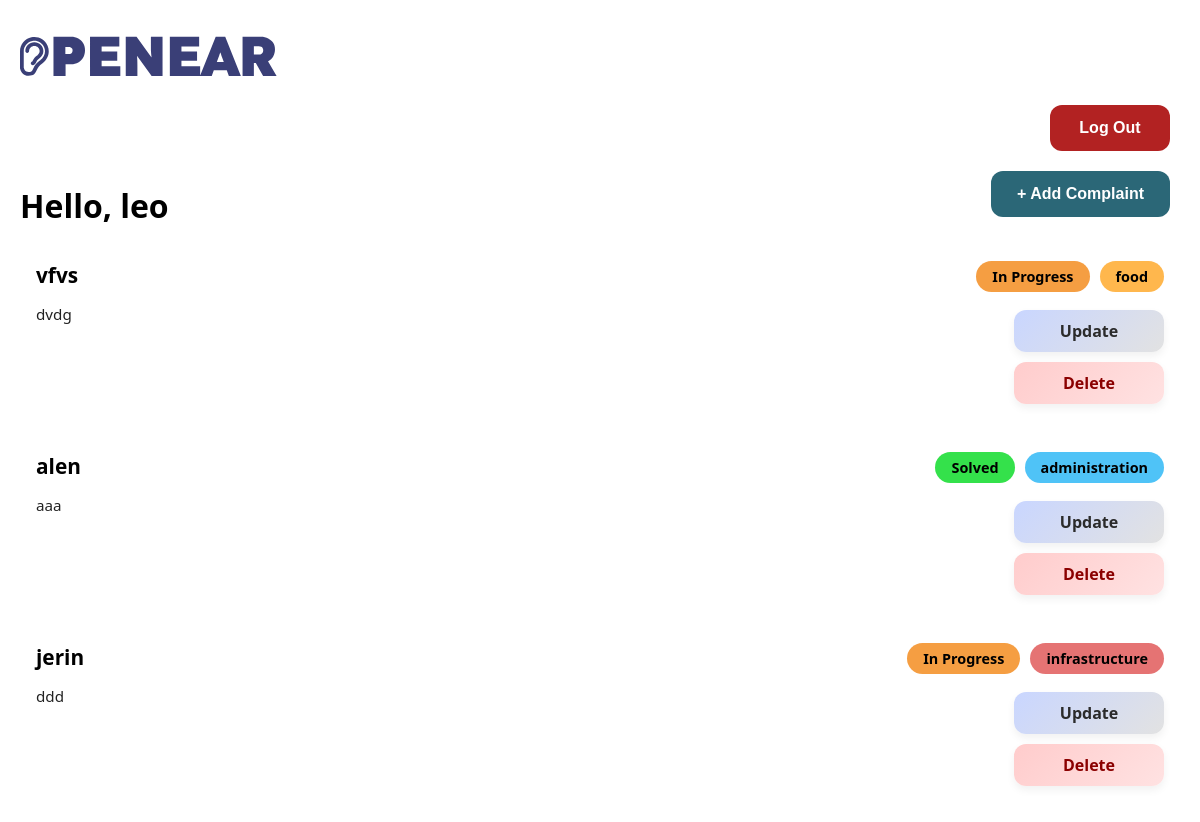
/home (signed in), run on an earlier commit of the app's database.
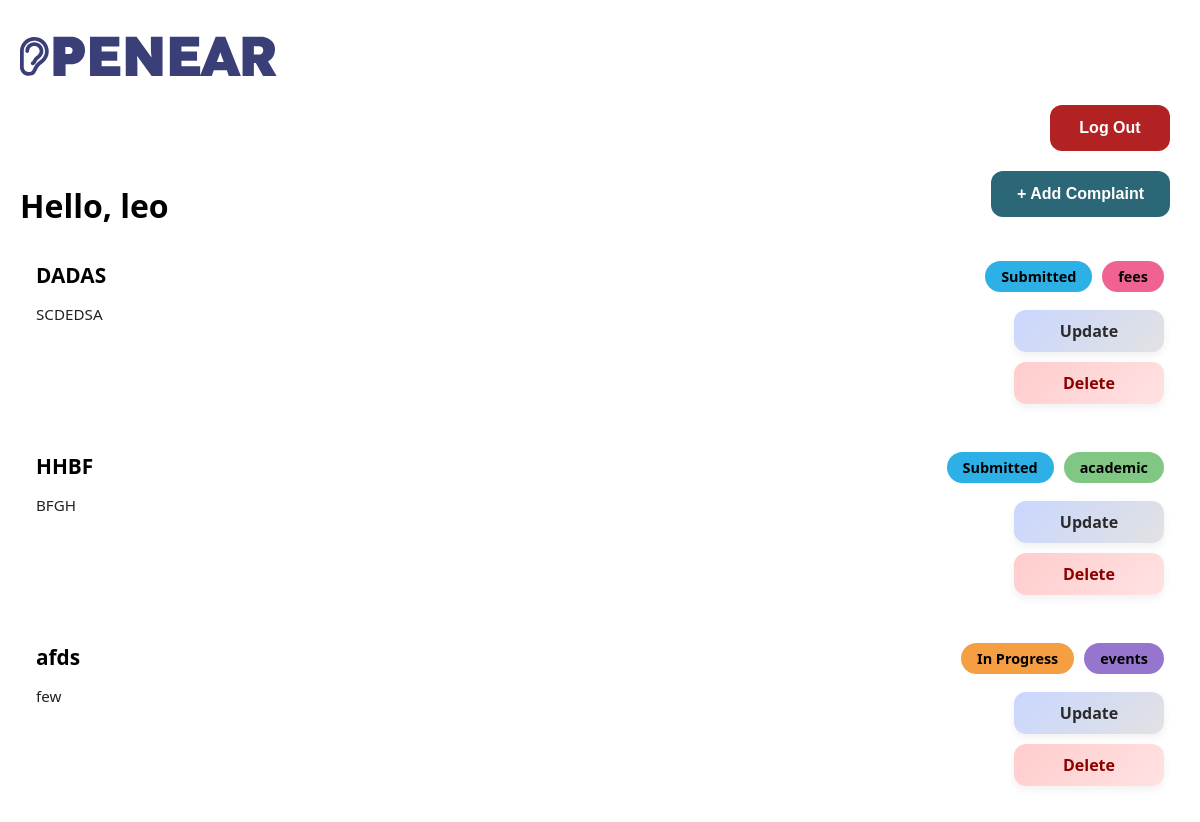
And on a later commit of the database.
### main.py (models this page shows)
class Users(UserMixin, db.Model):
    __tablename__ = 'users'
    id = db.Column(db.Integer, primary_key = True)
    username = db.Column(db.String(200), unique=True, nullable = False)
    password = db.Column(db.String(200), nullable = False)
    email = db.Column(db.String(80), unique=True, nullable = False)
    roles = db.relationship('Role', secondary = roles_users, backref = 'users')

class Complaint(db.Model):
    __tablename__ = 'complaint'
    complaint_id = db.Column(db.Integer, primary_key = True)
    complaint_headline = db.Column(db.String(120), nullable = False)
    complaint_text = db.Column(db.String(500), nullable = False)
    complaint_type = db.Column(db.String(50), nullable = False)
    complaint_status = db.Column(db.String(50), nullable = False, default = 'Submitted')
    user_id = db.Column(db.Integer, db.ForeignKey('users.id'), nullable = False)
    user = db.relationship("Users", backref = "complaints")

### main.py (the view)
@app.route('/home')
@login_required
def home():  # Home page
    role_names = [role.name for role in current_user.roles]
    if 'Teacher' in role_names:
        comp = Complaint.query.all()
    else:     # For Student or Parent, only show their own complaints
        comp = Complaint.query.filter_by(user_id=current_user.id).all()
    return render_template('home.html', complaints=comp, role_names=role_names)

### main.py (called while the page is built)
@login_manager.user_loader
def load_user(user_id):
    return Users.query.get(int(user_id))

### templates/home.html (shortened to what this page needs)
<!DOCTYPE html>
<html lang="en">
<head>
    <link rel="stylesheet" href="{{ url_for('static', filename='home.css') }}">
</head>
<body>
     <header>
        <div class="logo">
           <a href="{{ url_for('index') }}">
            <img src="{{ url_for('static', filename='images/openear_logo.svg') }}" alt="Openear">
        </a>
    </div>
</header>
    <div class="header">
        <button class="top-right" onclick="location.href='/logout'">Log Out</button>
        <h1>Hello, {{ current_user.username }}</h1>
        <button class="bottom-right" onclick="location.href='/adddata'">+ Add Complaint</button>
    </div>
    {% set role_names = [] %}
    <div class="card-container">
        {% for complaint in complaints %}
        <div class="complaint-card {{ complaint.complaint_type | lower }}">
            <div class="card-left">
                <h3 class="heading">{{ complaint.complaint_headline }}</h3>
                <p class="description">{{ complaint.complaint_text }}</p>
            </div>
            <div class="card-right">
                <div class="badge-row">
                    <span class="status-badge {{ complaint.complaint_status | lower | replace(' ', '-') }}">
                        {{ complaint.complaint_status }}
                    </span>
                    <span class="category-badge {{ complaint.complaint_type | lower }}">
                        {{ complaint.complaint_type }}
                    </span>
                </div>
                {% if 'Teacher' in role_names %}
                    <a class="card-btn" href="{{ url_for('update_status', complaint_id=complaint.complaint_id) }}">Update</a>
                    <a class="card-btn delete" href="/delete/{{ complaint.complaint_id }}">Delete</a>
                {% endif %}
            </div>
    </div>
    {% endfor %}
</div>
</body>
</html>

### static/home.css (style rules this page uses)
body { font-family: 'Segoe UI', Tahoma, Geneva, Verdana, sans-serif; background-image: url("/static/images/website bg.svg"); background-size: cover; background-repeat: no-repeat; background-position: center; background-attachment: fixed; margin: 0; padding: 20px; }
.header { display: grid; grid-template-columns: 1fr 1fr; grid-template-rows: 1fr 1fr; height: 120px; margin-bottom: 30px; }
.header h1 { grid-column: 1; grid-row: 2; margin: 0; align-self: end; }
.header .top-right { grid-column: 2; grid-row: 1; justify-self: end; align-self: start; margin-top: -5px; background-color: #b22222; color: white; border: 2px solid transparent; padding: 12px 24px; border-radius: 12px; font-weight: 600; font-size: 1rem; width: auto; min-width: 120px; margin: 10px; cursor: pointer; transition: all 0.3s ease; }
.header .bottom-right { grid-column: 2; grid-row: 2; justify-self: end; align-self: end; }
button { background-color: #2b6777; color: white; border: 2px solid transparent; padding: 12px 24px; border-radius: 12px; font-weight: 600; font-size: 1rem; width: auto; min-width: 120px; margin: 10px; cursor: pointer; transition: all 0.3s ease; }
.card-container { display: flex; flex-direction: column; gap: 16px; }
.complaint-card { display: flex; justify-content: space-between; align-items: flex-start; background-color: #ffffffB3; border-radius: 16px; padding: 16px; }
.card-left { flex-grow: 1; }
.card-left .heading { font-size: 1.3rem; font-weight: bold; margin: 0; }
.card-left .description { font-size: 0.95rem; color: #222; }
.card-right { display: flex; flex-direction: column; align-items: flex-end; gap: 10px; margin-left: 20px; }
.badge-row { display: flex; gap: 10px; margin-bottom: 8px; }
.category-badge, .status-badge { background-color: #bdbdbd; color: black; padding: 6px 16px; border-radius: 999px; font-size: 0.9rem; font-weight: bold; white-space: nowrap; text-align: center; }
.status-badge.submitted { background-color: #2cb0e5; }
.status-badge.in-progress { background-color: #f59e42; }
.category-badge.academic { background-color: #81c784; }
.category-badge.fees { background-color: #f06292; }
.category-badge.events { background-color: #9575cd; }
.card-btn { display: inline-block; background: linear-gradient(135deg, #c9d6ff, #e2e2e2); color: #2b2b2b; text-align: center; padding: 10px 20px; border-radius: 12px; font-weight: 600; text-decoration: none; width: 110px; border: none; transition: all 0.3s ease; box-shadow: 0 4px 8px rgba(0,0,0,0.06); }
.card-btn.delete { background: linear-gradient(135deg, #ffcccc, #ffe2e2); color: #8b0000; }

What changed in the data, as far as the page shows it:
removed Complaint: complaint_headline "vfvs", complaint_text "dvdg", complaint_status "In Progress", complaint_type "food"
removed Complaint: complaint_headline "alen", complaint_text "aaa", complaint_status "Solved", complaint_type "administration"
added Complaint: complaint_headline "DADAS", complaint_text "SCDEDSA", complaint_status "Submitted", complaint_type "fees"
added Complaint: complaint_headline "HHBF", complaint_text "BFGH", complaint_status "Submitted", complaint_type "academic"
changed Complaint "In Progress": complaint_headline "jerin" → "afds"; complaint_text "ddd" → "few"; complaint_type "infrastructure" → "events"
